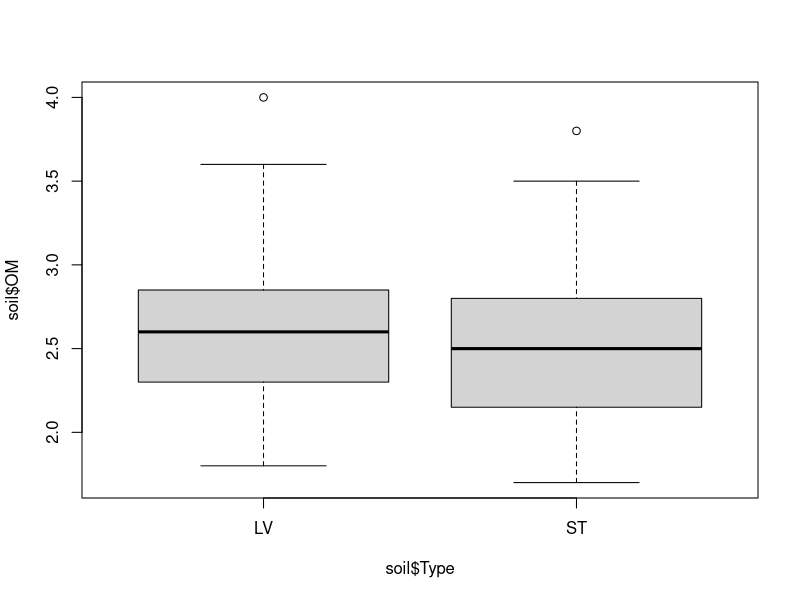
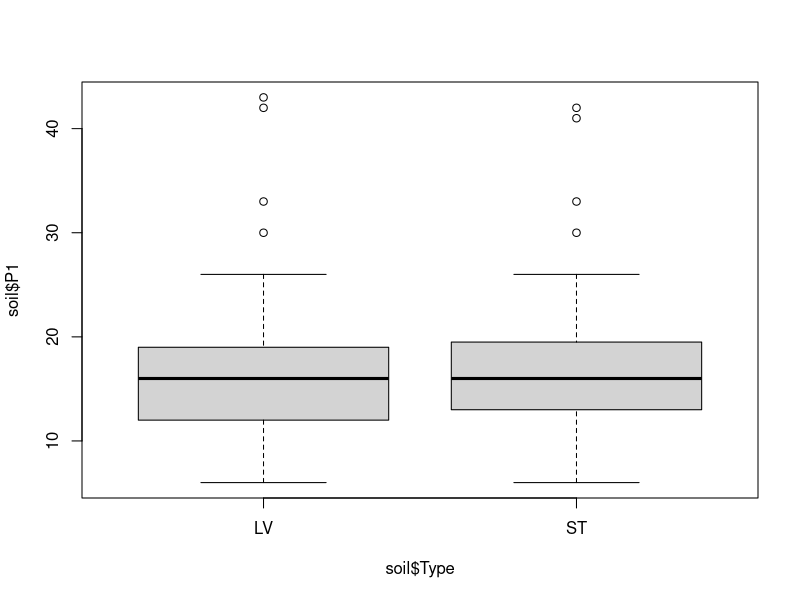
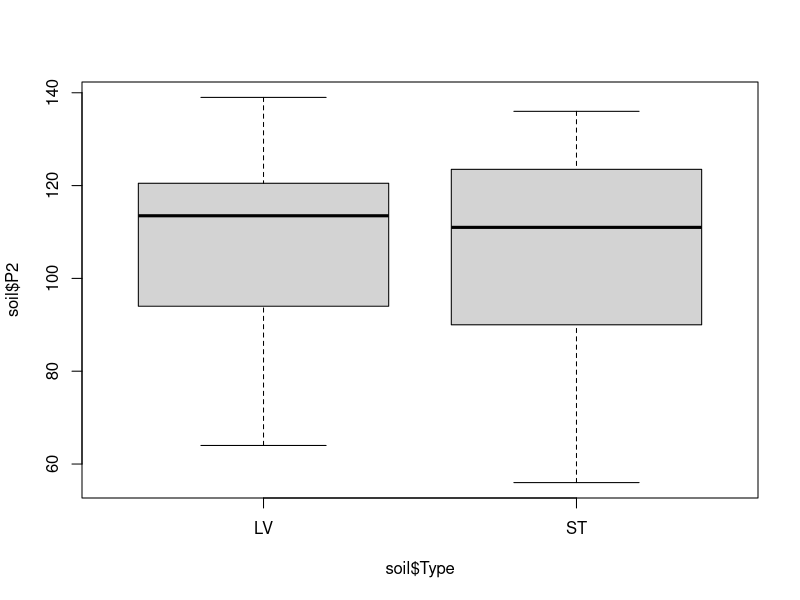
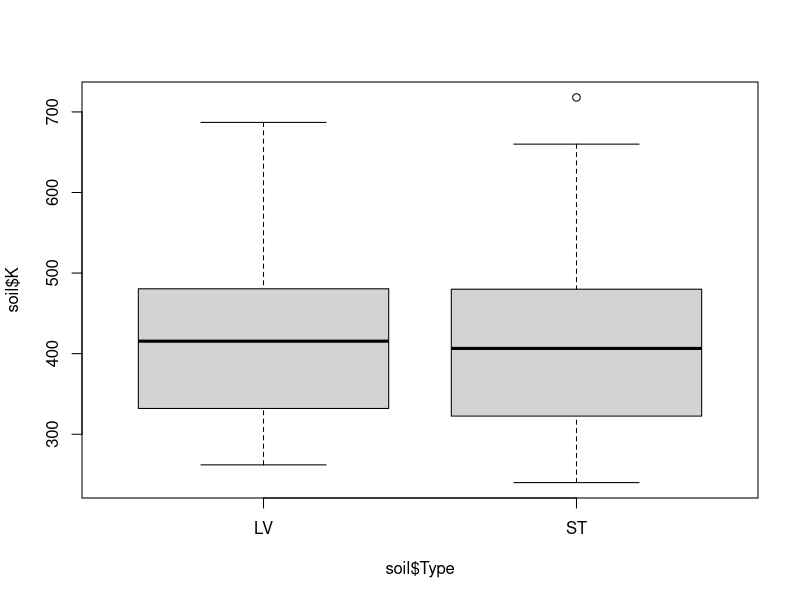
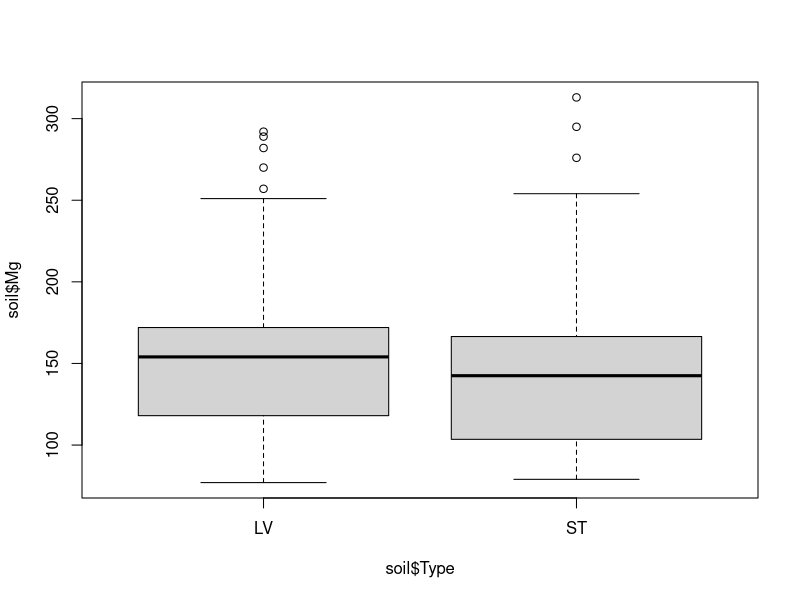
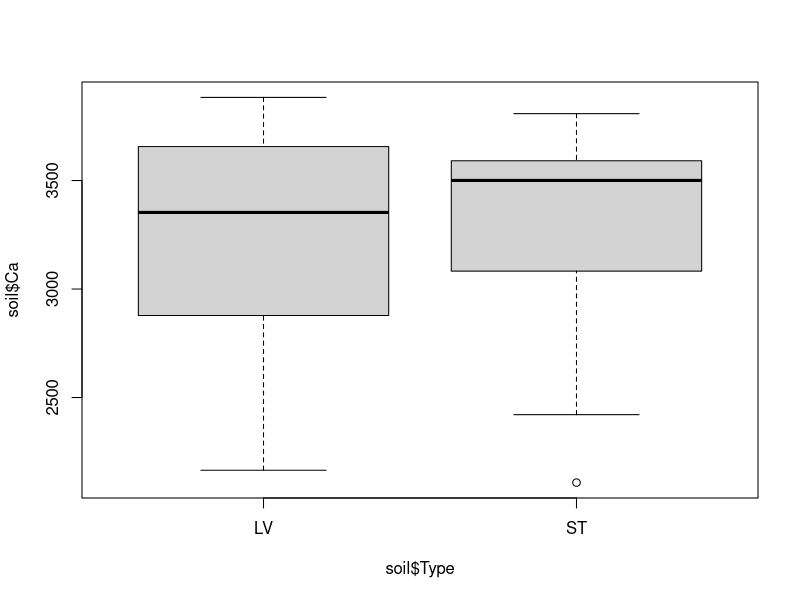
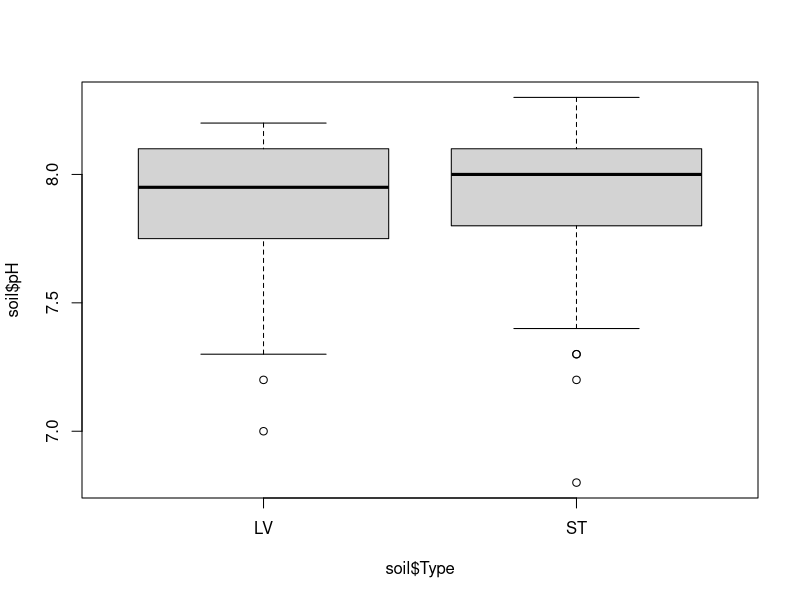
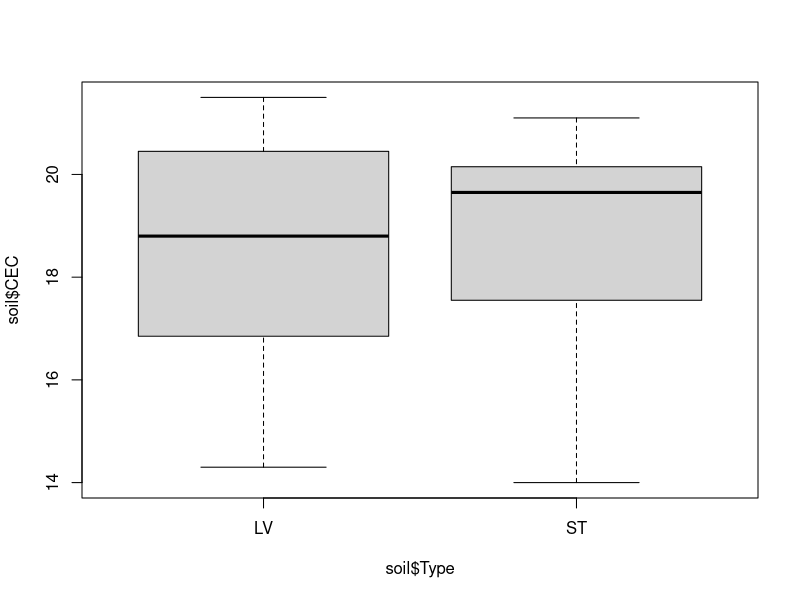

These figures' R source, in order:
################################################################
#Code to analyze soil nutrient data
#AC 190207
################################################################

setwd("C:/Users/yc68991/Box Sync/PSFcoexist/R/PSFcoexist")
setwd("C:/Users/yyach/Box Sync/PSFcoexist/R/PSFcoexist")

library(car)

#Data import and viz 190725-----------------------------
soil <- read.csv("./data/Midwest labs soil analysis 190725.csv")

#Separate out data categories

soil$Type<-substr(soil$Sample.ID,(nchar(as.character(soil$Sample.ID))-1),nchar(as.character(soil$Sample.ID)))
soil$Source<-substr(soil$Sample.ID,1,4)

#Visualization: LV vs. ST
boxplot(soil$OM~soil$Type)#same
boxplot(soil$P1~soil$Type)#same
boxplot(soil$P2~soil$Type)#same
boxplot(soil$K~soil$Type)#same
boxplot(soil$Mg~soil$Type)#same
boxplot(soil$Ca~soil$Type)#same
boxplot(soil$pH~soil$Type)#ame
boxplot(soil$CEC~soil$Type)#same
boxplot(soil$Nitrate~soil$Type)#live higher

#Visualization: Source
boxplot(soil$OM~soil$Source)#HECO lower
boxplot(soil$P1~soil$Source)#PSSP wider range
boxplot(soil$P2~soil$Source)#same
boxplot(soil$K~soil$Source)#same
boxplot(soil$Mg~soil$Source)#same
boxplot(soil$Ca~soil$Source)#same
boxplot(soil$pH~soil$Source)#same
boxplot(soil$CEC~soil$Source)#HECO lower
boxplot(soil$Nitrate~soil$Source)#same

#Quick stats 190725---------------------------
#Organic Matter
m.OM<-lm(OM~Type*Source,data=soil)
qqPlot(m.OM$residuals)
Anova(m.OM,type = 3)#Source sig (HECO low) p=0.004

#P1
m.P1<-lm(P1~Type*Source,data=soil)
qqPlot(m.P1$residuals)#not good
m.P1.log<-lm(log(P1)~Type*Source,data=soil)
qqPlot(m.P1.log$residuals)#better
Anova(m.P1.log,type=3)#nothing

#P2
m.P2<-lm(P2~Type*Source,data=soil)
qqPlot(m.P2$residuals)
Anova(m.P2,type = 3)#No diff

#K
m.K<-lm(K~Type*Source,data=soil)
qqPlot(m.K$residuals)
Anova(m.K,type = 3)#No diff

#Mg
m.Mg<-lm(Mg~Type*Source,data=soil)
qqPlot(m.Mg$residuals)#weird
m.Mg.log<-lm(log(Mg)~Type*Source,data=soil)
qqPlot(m.Mg.log$residuals)#better
Anova(m.Mg.log,type=3)#nothing

#Ca
m.Ca<-lm(Ca~Type*Source,data=soil)
qqPlot(m.Ca$residuals)
Anova(m.Ca,type = 3)#No diff

#pH
m.pH<-lm(pH~Type*Source,data=soil)
qqPlot(m.pH$residuals)
Anova(m.pH,type = 3)#No diff

#CEC
m.CEC<-lm(CEC~Type*Source,data=soil)
qqPlot(m.CEC$residuals)
Anova(m.CEC,type = 3)#Source p=0.024 (HECO low)

#Nitrate
m.N<-lm(Nitrate~Type*Source,data=soil)
qqPlot(m.N$residuals)
Anova(m.N,type = 3)#no diff

#Paired LV-ST contrasts 190725-----------------------
#Make ID column
soil$Pair<-substr(soil$Sample.ID,1,6)
table(soil$Pair)#worked as expected

#Paired T tests

#Organic Matter
t.test(soil$OM[which(soil$Type=="LV")],soil$OM[which(soil$Type=="ST")],paired=T)#nothing

#P1
t.test(soil$P1[which(soil$Type=="LV")],soil$P1[which(soil$Type=="ST")],paired=T)#nothing

#P2
t.test(soil$P2[which(soil$Type=="LV")],soil$P2[which(soil$Type=="ST")],paired=T)#nothing

#K
t.test(soil$K[which(soil$Type=="LV")],soil$K[which(soil$Type=="ST")],paired=T)#nothing

#Mg
t.test(soil$Mg[which(soil$Type=="LV")],soil$Mg[which(soil$Type=="ST")],paired=T)#nothing

#Ca
t.test(soil$Ca[which(soil$Type=="LV")],soil$Ca[which(soil$Type=="ST")],paired=T)#nothing

#pH
t.test(soil$pH[which(soil$Type=="LV")],soil$pH[which(soil$Type=="ST")],paired=T)#nothing

#CEC
t.test(soil$CEC[which(soil$Type=="LV")],soil$CEC[which(soil$Type=="ST")],paired=T)#nothing

#Nitrate
t.test(soil$Nitrate[which(soil$Type=="LV")],soil$Nitrate[which(soil$Type=="ST")],paired=T)
#nitrate higher in live soils (t = 4.9791, df = 39, p-value = 1.338e-05)
plot(jitter(soil$Nitrate[which(soil$Type=="LV")]),jitter(soil$Nitrate[which(soil$Type=="ST")]),
     xlab="live soil nitrate",ylab="sterile soil nitrate")
abline(a=0,b=1)#add 1:1 line

#Data import and viz 190205-----------------------------
soil <- read.csv("./data/Midwest labs soil analysis 190205.csv")

#Visualization: LV vs. ST
boxplot(soil$OM~soil$Type)#live slightly higher
boxplot(soil$P1~soil$Type)#sterile slightly higher
boxplot(soil$P2~soil$Type)#sterile slightly higher
boxplot(soil$K~soil$Type)#same
boxplot(soil$Mg~soil$Type)#sterile slightly higher
boxplot(soil$Ca~soil$Type)#same
boxplot(soil$pH~soil$Type)#sterile slightly higher
boxplot(soil$CEC~soil$Type)#same
boxplot(soil$Nitrate~soil$Type)#live higher

#Visualization: Source
boxplot(soil$OM~soil$Source)#BARE and BULK lower than under plants
boxplot(soil$P1~soil$Source)#Higher under grasses
boxplot(soil$P2~soil$Source)#lowest under POSE
boxplot(soil$K~soil$Source)#BARE and BULK lower than under plants
boxplot(soil$Mg~soil$Source)#BARE and BULK higher than under plants
boxplot(soil$Ca~soil$Source)#much higher under bulk than others
boxplot(soil$pH~soil$Source)#same
boxplot(soil$CEC~soil$Source)#much higher under bulk than others
boxplot(soil$Nitrate~soil$Source)#same except for PSSP outlier

#Quick stats Live vs. Sterile soil 190205---------------------------
#Organic Matter
m.OM<-lm(OM~Type,data=soil)
qqPlot(m.OM$residuals)
summary(m.OM)#No diff

#P1
m.P1<-lm(P1~Type,data=soil)
qqPlot(m.P1$residuals)
summary(m.P1)#p=0.0506 ST higher

#P2
m.P2<-lm(P2~Type,data=soil)
qqPlot(m.P2$residuals)
summary(m.P2)#No diff

#K
m.K<-lm(K~Type,data=soil)
qqPlot(m.K$residuals)
summary(m.K)#No diff

#Mg
m.Mg<-lm(Mg~Type,data=soil)
qqPlot(m.Mg$residuals)
summary(m.Mg)#No diff

#Ca
m.Ca<-lm(Ca~Type,data=soil)
qqPlot(m.Ca$residuals)#not great
summary(m.Ca)#No diff
#Try transformation
hist(soil$Ca)
hist(log(soil$Ca))#not sure if better
m.logCa<-lm(log(Ca)~Type,data=soil)
qqPlot(m.logCa$residuals)#slightly better
summary(m.logCa)#Still no diff

#pH
m.pH<-lm(pH~Type,data=soil)
qqPlot(m.pH$residuals)
summary(m.pH)#Significantly higher pH in ST (p=0.02)

#CEC
m.CEC<-lm(CEC~Type,data=soil)
qqPlot(m.CEC$residuals)
summary(m.CEC)#No diff

#Nitrate
m.N<-lm(Nitrate~Type,data=soil)
qqPlot(m.N$residuals)#not good (one outlier)
summary(m.N)#ST lower nitrate p=0.0003
#Try transformation
hist(soil$Nitrate)
hist(log(soil$Nitrate))
m.logN<-lm(log(Nitrate)~Type,data=soil)
qqPlot(m.logN$residuals)#fine
summary(m.logN)#ST lower nitrate p<0.0001
#where's the outlier?
soil[which(soil$Nitrate>10),]#The PSSP-LV sample 18ppm
#compare with corresponding ST sample
soil[which(soil$Source=="PSSP"),]#corresponding ST has only 2ppm??

